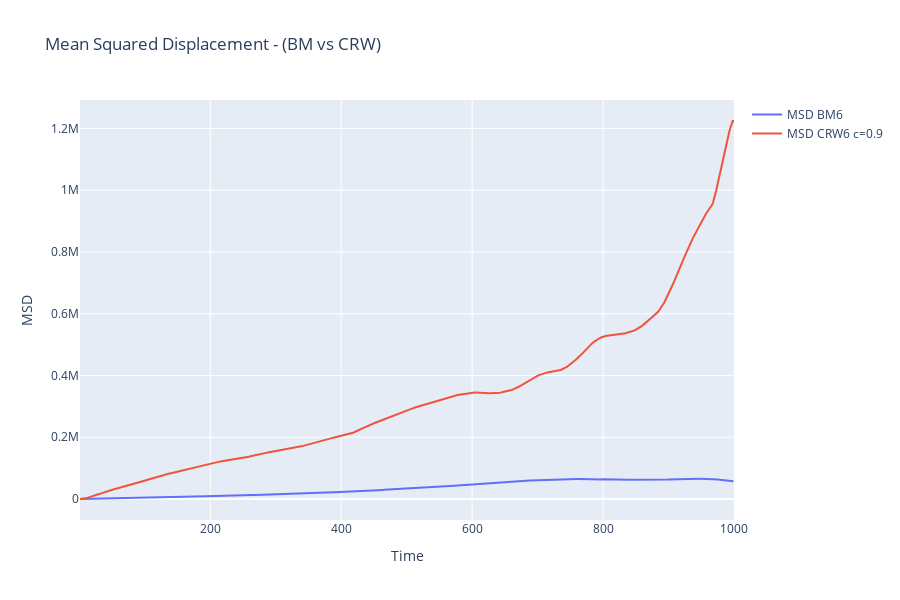

Source (notebook cell):
### Markdown cell above
# CALCULATE MSD AND PLOTING

### Code cell
# Calculate MSDs
msd_bm = msd(bm_traj_6)
msd_crw = msd(crw_traj_6)

fig = go.Figure()
fig.add_trace(go.Scatter(x=msd_bm['tau'], y=msd_bm['msd'], mode='lines', name='MSD BM6'))
fig.add_trace(go.Scatter(x=msd_crw['tau'], y=msd_crw['msd'], mode='lines', name='MSD CRW6 c=0.9'))

fig.update_layout(
    title='Mean Squared Displacement - (BM vs CRW)',
    xaxis_title='Time',
    yaxis_title='MSD',
    hovermode='x unified',
    height=600
)
fig.show()

### Figure 1 — Plotly figure (JSON) as saved in the notebook; plotly's stock layout.template omitted (floating-point values rounded to 4 significant figures; data arrays with more than 128 entries replaced by an {"elided": "..."} marker saying what was removed)
{"data": [{"mode": "lines", "name": "MSD BM6", "type": "scatter", "x": {"elided": "999 int values"}, "y": {"elided": "999 float values"}}, {"mode": "lines", "name": "MSD CRW6 c=0.9", "type": "scatter", "x": {"elided": "1000 int values"}, "y": {"elided": "1000 float values"}}], "layout": {"height": 600, "hovermode": "x unified", "title": {"text": "Mean Squared Displacement - (BM vs CRW)"}, "xaxis": {"title": {"text": "Time"}}, "yaxis": {"title": {"text": "MSD"}}}}
